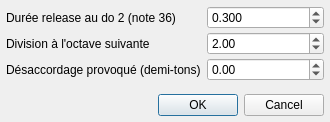
<?xml version="1.0" encoding="UTF-8"?>
<ui version="4.0">
 <class>DialogRelease</class>
 <widget class="QDialog" name="DialogRelease">
  <property name="windowModality">
   <enum>Qt::ApplicationModal</enum>
  </property>
  <property name="geometry">
   <rect>
    <x>0</x>
    <y>0</y>
    <width>330</width>
    <height>122</height>
   </rect>
  </property>
  <property name="windowTitle">
   <string>Élaboration release</string>
  </property>
  <property name="windowIcon">
   <iconset resource="../ressources.qrc">
    <normaloff>:/icones/icon</normaloff>:/icones/icon</iconset>
  </property>
  <property name="modal">
   <bool>true</bool>
  </property>
  <layout class="QGridLayout" name="gridLayout">
   <property name="leftMargin">
    <number>6</number>
   </property>
   <property name="topMargin">
    <number>6</number>
   </property>
   <property name="rightMargin">
    <number>6</number>
   </property>
   <property name="bottomMargin">
    <number>6</number>
   </property>
   <property name="verticalSpacing">
    <number>3</number>
   </property>
   <item row="1" column="1">
    <widget class="QDoubleSpinBox" name="doubleDivision">
     <property name="decimals">
      <number>2</number>
     </property>
     <property name="minimum">
      <double>1.000000000000000</double>
     </property>
     <property name="maximum">
      <double>10.000000000000000</double>
     </property>
     <property name="value">
      <double>2.000000000000000</double>
     </property>
    </widget>
   </item>
   <item row="0" column="0">
    <widget class="QLabel" name="label">
     <property name="text">
      <string>Durée release au do 2 (note 36)</string>
     </property>
    </widget>
   </item>
   <item row="1" column="0">
    <widget class="QLabel" name="label_2">
     <property name="text">
      <string>Division à l'octave suivante</string>
     </property>
    </widget>
   </item>
   <item row="2" column="1">
    <widget class="QDoubleSpinBox" name="doubleDeTune">
     <property name="minimum">
      <double>-12.000000000000000</double>
     </property>
     <property name="maximum">
      <double>12.000000000000000</double>
     </property>
     <property name="singleStep">
      <double>1.000000000000000</double>
     </property>
    </widget>
   </item>
   <item row="0" column="1">
    <widget class="QDoubleSpinBox" name="doubleDuree36">
     <property name="decimals">
      <number>3</number>
     </property>
     <property name="minimum">
      <double>0.001000000000000</double>
     </property>
     <property name="maximum">
      <double>10.000000000000000</double>
     </property>
     <property name="value">
      <double>0.300000000000000</double>
     </property>
    </widget>
   </item>
   <item row="4" column="0" colspan="2">
    <widget class="QDialogButtonBox" name="buttonBox">
     <property name="orientation">
      <enum>Qt::Horizontal</enum>
     </property>
     <property name="standardButtons">
      <set>QDialogButtonBox::Cancel|QDialogButtonBox::Ok</set>
     </property>
    </widget>
   </item>
   <item row="2" column="0">
    <widget class="QLabel" name="label_3">
     <property name="text">
      <string>Désaccordage provoqué (demi-tons)</string>
     </property>
    </widget>
   </item>
   <item row="3" column="1">
    <spacer name="verticalSpacer">
     <property name="orientation">
      <enum>Qt::Vertical</enum>
     </property>
     <property name="sizeType">
      <enum>QSizePolicy::Expanding</enum>
     </property>
     <property name="sizeHint" stdset="0">
      <size>
       <width>20</width>
       <height>10</height>
      </size>
     </property>
    </spacer>
   </item>
  </layout>
 </widget>
 <tabstops>
  <tabstop>doubleDuree36</tabstop>
  <tabstop>doubleDivision</tabstop>
  <tabstop>doubleDeTune</tabstop>
  <tabstop>buttonBox</tabstop>
 </tabstops>
 <resources>
  <include location="../ressources.qrc"/>
 </resources>
 <connections>
  <connection>
   <sender>buttonBox</sender>
   <signal>accepted()</signal>
   <receiver>DialogRelease</receiver>
   <slot>accept()</slot>
   <hints>
    <hint type="sourcelabel">
     <x>248</x>
     <y>254</y>
    </hint>
    <hint type="destinationlabel">
     <x>157</x>
     <y>274</y>
    </hint>
   </hints>
  </connection>
  <connection>
   <sender>buttonBox</sender>
   <signal>rejected()</signal>
   <receiver>DialogRelease</receiver>
   <slot>reject()</slot>
   <hints>
    <hint type="sourcelabel">
     <x>316</x>
     <y>260</y>
    </hint>
    <hint type="destinationlabel">
     <x>286</x>
     <y>274</y>
    </hint>
   </hints>
  </connection>
 </connections>
</ui>
